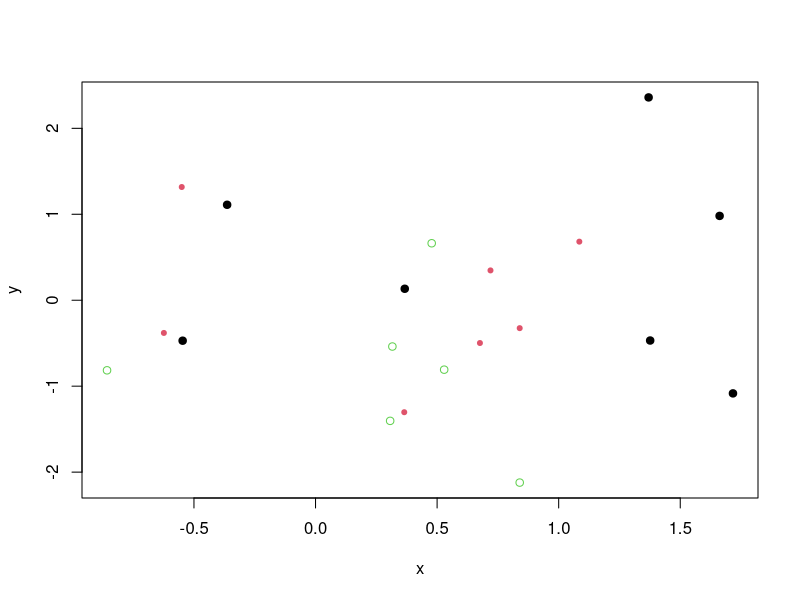
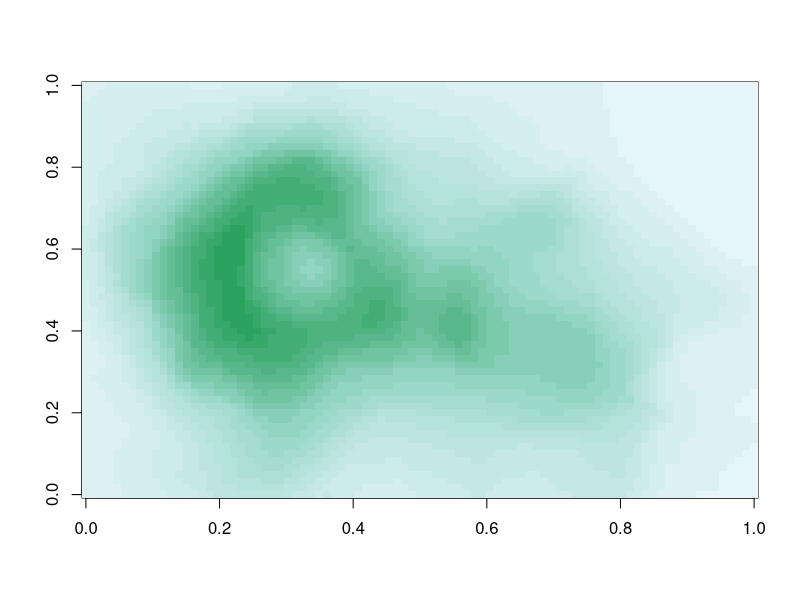
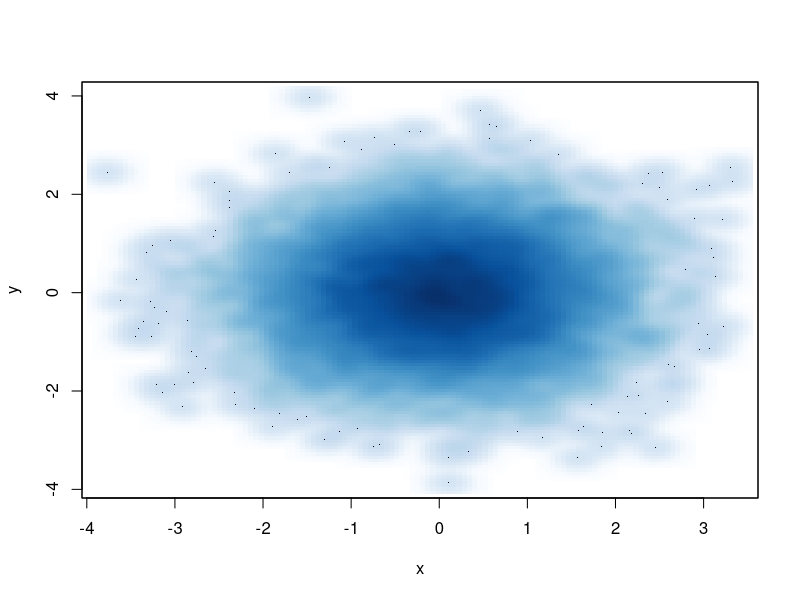
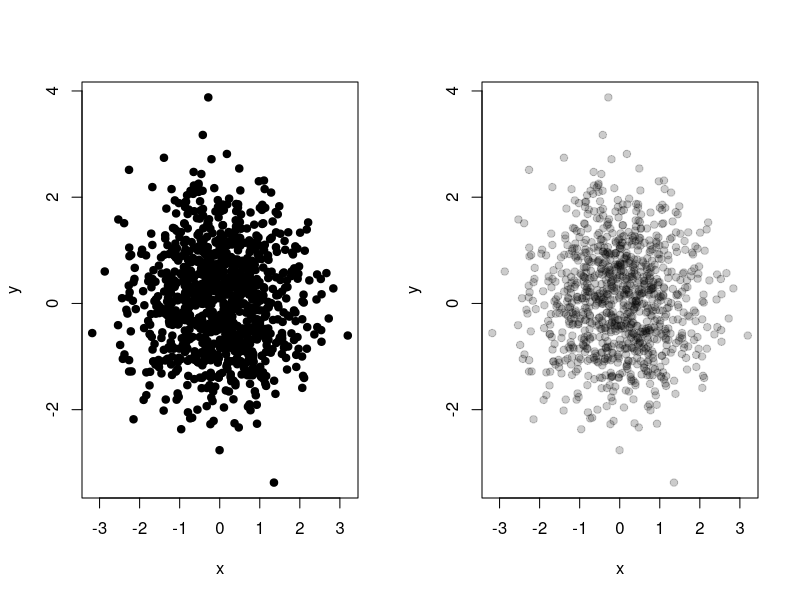

Recreate these plots in R, in order.
## ---- chunk 1
knitr::opts_chunk$set(echo = TRUE)

## ---- chunk 2

x <- rnorm(20)
y <- rnorm(20)
df <- data.frame(x=x, y=y)
head(df)

plot(df, col=c(1,2,3), pch=c(19, 20, 21))
## ---- chunk 3
heat.colors(2)
topo.colors(2)
## ---- chunk 4
head(colors())
tail(colors())
## ---- chunk 5
pal <- colorRamp(c("red","blue"))
pal(0)     # red  - one end of the avaialble palette
pal(1)     # blue - other end 
pal(0.5)   # 1/2 red, 1/2 blue -- green!
pal(0.25)  # more red than blue

pal(seq(0,1, len=10))  # fading from red to blue over 10 iterations.
## ---- chunk 6
pal2 <- colorRampPalette(c("red", "yellow"))
pal2(2)
print('now select 10, ranging from red to yellow')
pal2(10)
## ---- chunk 7
library(RColorBrewer)
cols <- brewer.pal(3, "BuGn")
cols
pal <- colorRampPalette(cols)
image(volcano, col=pal(20))
## ---- chunk 8
x <- rnorm(10000)
y <- rnorm(10000)
smoothScatter(x,y)
## ---- chunk 9
x <- rnorm(1000)
y <- rnorm(1000)
par(mfrow=c(1,2))
plot(x,y, col=rgb(0,0,0,1), pch=19)
plot(x,y, col=rgb(0,0,0,0.2), pch=19)
